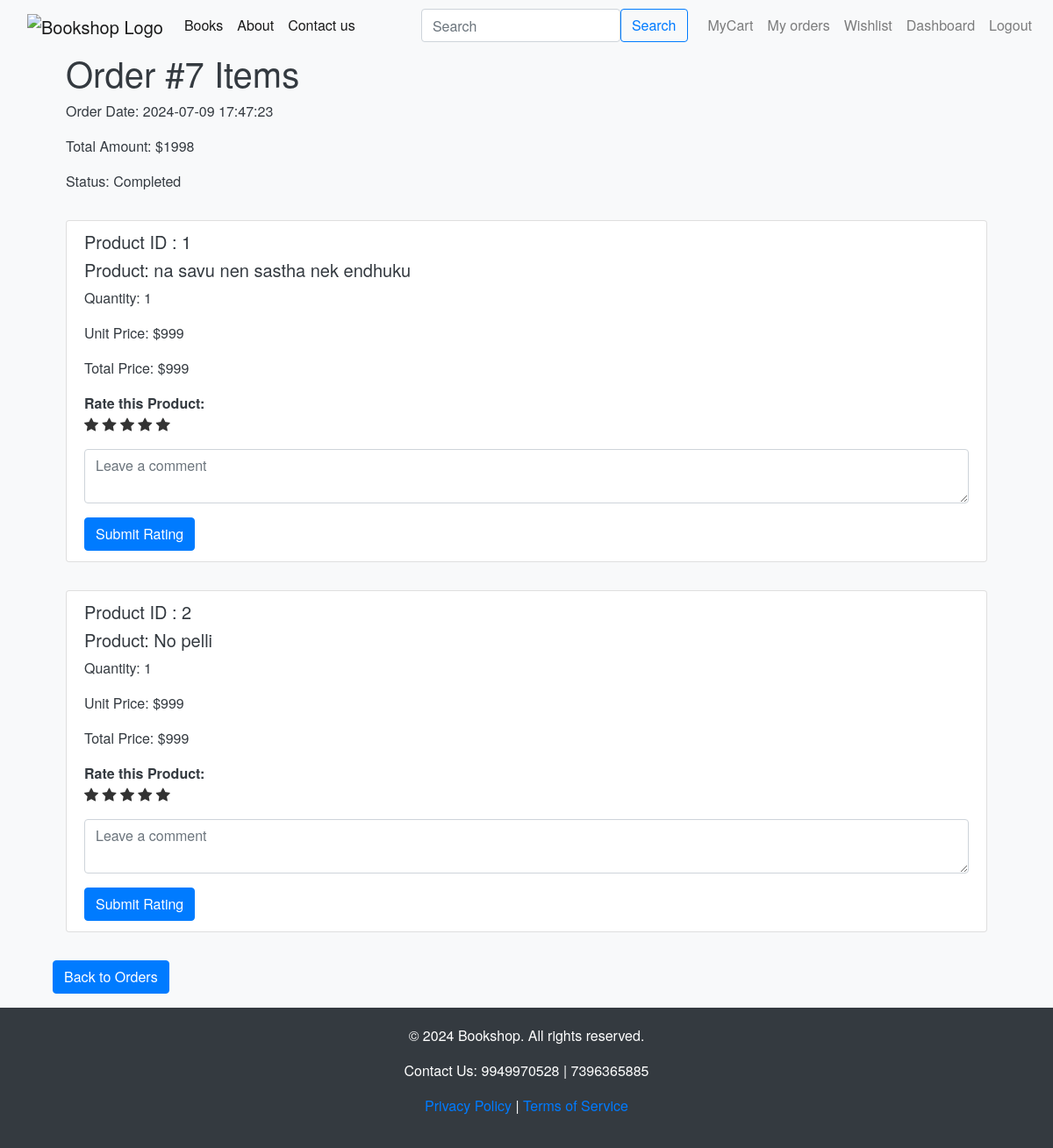
The page /order_items/7 (signed in) on the database its author committed.
### app.py (models this page shows)
class Orders(db.Model):
    __tablename__='orders'
    OrderID= db.Column(db.Integer, primary_key=True)
    UserID= db.Column(db.Integer,db.ForeignKey('users.UserID'), nullable=False)
    OrderDate= db.Column(db.DateTime, nullable=False)
    TotalAmount= db.Column(db.Integer,nullable=False)
    ShippingAddressID= db.Column(db.Integer,db.ForeignKey('addresses.AddressID'),nullable=False)
    BillingAddressID= db.Column(db.Integer,db.ForeignKey('addresses.AddressID'),nullable=False)
    OrderStatus= db.Column(db.String(20),nullable=False)

class OrderItems(db.Model):
    __tablename__='orderitems'
    OrderItemID= db.Column(db.Integer, primary_key=True)
    OrderID= db.Column(db.Integer,db.ForeignKey('orders.OrderID'), nullable=False)
    ProductID= db.Column(db.Integer,db.ForeignKey('products.ProductID'), nullable=False)
    Quantity= db.Column(db.Integer, nullable=False)
    UnitPrice= db.Column(db.Integer, nullable=False)

class Products(db.Model):
    __tablename__ = 'products'
    ProductID = db.Column(db.Integer, primary_key=True)
    ProductName= db.Column(db.String(50), nullable=False)
    Author= db.Column(db.String(30), nullable=False)
    Description= db.Column(db.String(100), nullable=False)
    Price= db.Column(db.Integer, nullable=False)
    StockQuantity= db.Column(db.Integer,nullable=False)
    CategoryID= db.Column(db.Integer,db.ForeignKey('categories.CategoryID'), nullable=False )
    MerchantID = db.Column(db.Integer, db.ForeignKey('users.UserID'), nullable=False)
    ProductImage = db.Column(db.String(100), nullable=False)

### app.py (the view, shortened to what this page needs)
@app.route('/order_items/<int:order_id>', methods=['GET', 'POST'])
def order_items(order_id):
    if 'user_id' not in session:
        flash('Please log in first!', 'danger')
        return redirect(url_for('login'))
    order = Orders.query.get_or_404(order_id)
    order_items = OrderItems.query.filter_by(OrderID=order_id).all()
    product_details = {item.ProductID: Products.query.get(item.ProductID) for item in order_items}
    return render_template('order_items.html', order=order, order_items=order_items, product_details=product_details)

### templates/order_items.html (shortened to what this page needs)
{% extends 'base.html' %}
{% block body %}
<div class="container">
    <div class="container">
        <h1>Order #{{ order.OrderID }} Items</h1>
        <p>Order Date: {{ order.OrderDate.strftime('%Y-%m-%d %H:%M:%S') }}</p>
        <p>Total Amount: ${{ order.TotalAmount }}</p>
        <p>Status: {{ order.OrderStatus }}</p>
    </div>
    {% if order_items %}
    <div class="container">
        <ul class="list-group">
            {% for item in order_items %}
            <div class="my-3">
                <li class="list-group-item">
                    <h5>Product ID : {{item.ProductID}}</h5>
                    <h5>Product: {{ product_details[item.ProductID].ProductName }}</h5>
                    <p>Quantity: {{ item.Quantity }}</p>
                    <p>Unit Price: ${{ item.UnitPrice }}</p>
                    <p>Total Price: ${{ item.Quantity * item.UnitPrice }}</p>
                    <strong>Rate this Product:</strong>
                    <form action="{{ url_for('order_items', order_id=order.OrderID) }}" method="post">
                        <div class="star-rating">
                            {% for i in range(1, 6) %}
                            <label for="star{{ i }}-{{ item.OrderItemID }}"><i class="bi bi-star-fill"></i></label>
                            {% endfor %}
                        </div>
                        <div class="form-group mt-2">
                            <textarea class="form-control" name="comment" placeholder="Leave a comment"></textarea>
                        </div>
                        <button type="submit" class="btn btn-primary">Submit Rating</button>
                    </form>
                </li>
            </div>
            {% endfor %}
        </ul>
    </div>
    {% else %}
    <p>No items found for this order.</p>
    {% endif %}
    <a href="{{ url_for('orders') }}" class="btn btn-primary my-3">Back to Orders</a>
</div>
{% endblock body %}

### templates/base.html (style rules this page uses)
body { background-color: #f8f9fa; color: #343a40; font-family: 'Helvetica Neue', Helvetica, Arial, sans-serif; display: flex; flex-direction: column; min-height: 100vh; margin: 0; }
.btn-primary { background-color: #007bff; border-color: #007bff; }
.container { flex: 1; }

### templates/order_items.html (style rules this page uses)
.star-rating label { font-size: 1em; color: #333; cursor: pointer; }

### rows shown on the page
Orders: OrderID "7", OrderDate "2024-07-09 17:47:23", TotalAmount "1998", OrderStatus "Completed"
OrderItems: ProductID "1", ProductID.ProductName "na savu nen sastha nek endhuku", Quantity "1", UnitPrice "999", item.Quantity*item.UnitPrice "999"
OrderItems: ProductID "2", ProductID.ProductName "No pelli", Quantity "1", UnitPrice "999", item.Quantity*item.UnitPrice "999"
